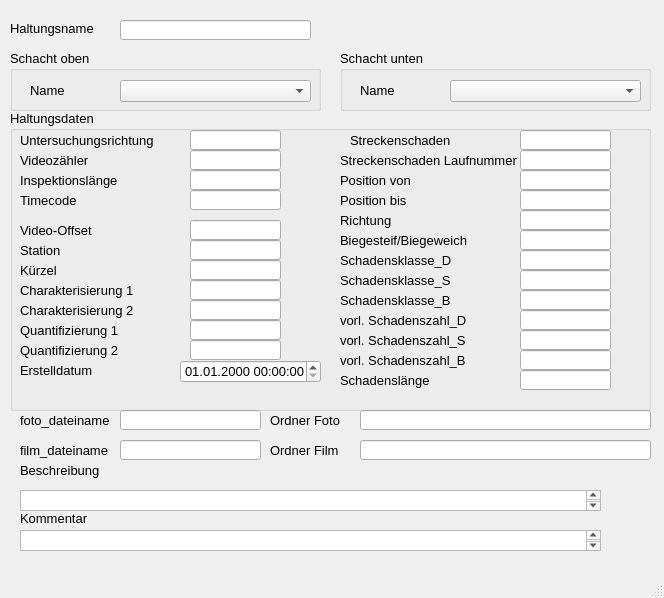
<?xml version="1.0" encoding="UTF-8"?>
<ui version="4.0">
 <class>MainWindow</class>
 <widget class="QMainWindow" name="MainWindow">
  <property name="geometry">
   <rect>
    <x>0</x>
    <y>0</y>
    <width>664</width>
    <height>598</height>
   </rect>
  </property>
  <property name="sizePolicy">
   <sizepolicy hsizetype="Preferred" vsizetype="Preferred">
    <horstretch>0</horstretch>
    <verstretch>0</verstretch>
   </sizepolicy>
  </property>
  <property name="minimumSize">
   <size>
    <width>664</width>
    <height>523</height>
   </size>
  </property>
  <property name="baseSize">
   <size>
    <width>0</width>
    <height>0</height>
   </size>
  </property>
  <property name="font">
   <font>
    <family>Tahoma</family>
    <pointsize>10</pointsize>
   </font>
  </property>
  <property name="windowTitle">
   <string>MainWindow</string>
  </property>
  <widget class="QWidget" name="centralwidget">
   <widget class="QLabel" name="label">
    <property name="geometry">
     <rect>
      <x>10</x>
      <y>20</y>
      <width>131</width>
      <height>16</height>
     </rect>
    </property>
    <property name="font">
     <font>
      <family>Tahoma</family>
      <pointsize>10</pointsize>
     </font>
    </property>
    <property name="text">
     <string>Haltungsname</string>
    </property>
   </widget>
   <widget class="QGroupBox" name="groupBox">
    <property name="geometry">
     <rect>
      <x>10</x>
      <y>50</y>
      <width>311</width>
      <height>61</height>
     </rect>
    </property>
    <property name="font">
     <font>
      <pointsize>10</pointsize>
     </font>
    </property>
    <property name="title">
     <string>Schacht oben</string>
    </property>
    <widget class="QLabel" name="label_3">
     <property name="geometry">
      <rect>
       <x>20</x>
       <y>30</y>
       <width>91</width>
       <height>21</height>
      </rect>
     </property>
     <property name="text">
      <string>Name</string>
     </property>
    </widget>
    <widget class="QComboBox" name="schoben">
     <property name="geometry">
      <rect>
       <x>110</x>
       <y>30</y>
       <width>191</width>
       <height>22</height>
      </rect>
     </property>
    </widget>
   </widget>
   <widget class="QGroupBox" name="groupBox_3">
    <property name="geometry">
     <rect>
      <x>340</x>
      <y>50</y>
      <width>311</width>
      <height>61</height>
     </rect>
    </property>
    <property name="font">
     <font>
      <pointsize>10</pointsize>
     </font>
    </property>
    <property name="title">
     <string>Schacht unten</string>
    </property>
    <widget class="QLabel" name="label_9">
     <property name="geometry">
      <rect>
       <x>20</x>
       <y>30</y>
       <width>71</width>
       <height>21</height>
      </rect>
     </property>
     <property name="text">
      <string>Name</string>
     </property>
    </widget>
    <widget class="QComboBox" name="schunten">
     <property name="geometry">
      <rect>
       <x>110</x>
       <y>30</y>
       <width>191</width>
       <height>22</height>
      </rect>
     </property>
    </widget>
   </widget>
   <widget class="QTextEdit" name="kommentar">
    <property name="geometry">
     <rect>
      <x>20</x>
      <y>530</y>
      <width>581</width>
      <height>21</height>
     </rect>
    </property>
    <property name="font">
     <font>
      <pointsize>10</pointsize>
     </font>
    </property>
   </widget>
   <widget class="QLabel" name="label_22">
    <property name="geometry">
     <rect>
      <x>20</x>
      <y>510</y>
      <width>81</width>
      <height>16</height>
     </rect>
    </property>
    <property name="font">
     <font>
      <pointsize>10</pointsize>
     </font>
    </property>
    <property name="text">
     <string>Kommentar</string>
    </property>
   </widget>
   <widget class="QLineEdit" name="untersuchhal">
    <property name="geometry">
     <rect>
      <x>120</x>
      <y>20</y>
      <width>191</width>
      <height>20</height>
     </rect>
    </property>
    <property name="font">
     <font>
      <pointsize>10</pointsize>
     </font>
    </property>
   </widget>
   <widget class="QGroupBox" name="groupBox_2">
    <property name="geometry">
     <rect>
      <x>10</x>
      <y>110</y>
      <width>641</width>
      <height>301</height>
     </rect>
    </property>
    <property name="font">
     <font>
      <pointsize>10</pointsize>
     </font>
    </property>
    <property name="title">
     <string>Haltungsdaten</string>
    </property>
    <widget class="QgsDateTimeEdit" name="createdat">
     <property name="geometry">
      <rect>
       <x>170</x>
       <y>250</y>
       <width>141</width>
       <height>23</height>
      </rect>
     </property>
     <property name="font">
      <font>
       <family>Tahoma</family>
       <pointsize>10</pointsize>
      </font>
     </property>
     <property name="currentSection">
      <enum>QDateTimeEdit::DaySection</enum>
     </property>
     <property name="displayFormat">
      <string>dd.MM.yyyy HH:mm:ss</string>
     </property>
    </widget>
    <widget class="QLineEdit" name="untersuchrichtung">
     <property name="geometry">
      <rect>
       <x>180</x>
       <y>20</y>
       <width>91</width>
       <height>20</height>
      </rect>
     </property>
     <property name="toolTip">
      <string>&lt;html&gt;&lt;head/&gt;&lt;body&gt;&lt;p&gt;&lt;span style=&quot; font-size:10pt;&quot;&gt;vorgegebene Haltungslänge, falls diese nicht automatisch berechnet werden soll&lt;/span&gt;&lt;/p&gt;&lt;/body&gt;&lt;/html&gt;</string>
     </property>
    </widget>
    <widget class="QLabel" name="label_71">
     <property name="geometry">
      <rect>
       <x>10</x>
       <y>250</y>
       <width>151</width>
       <height>21</height>
      </rect>
     </property>
     <property name="text">
      <string>Erstelldatum</string>
     </property>
    </widget>
    <widget class="QLabel" name="label_17">
     <property name="geometry">
      <rect>
       <x>10</x>
       <y>20</y>
       <width>151</width>
       <height>21</height>
      </rect>
     </property>
     <property name="text">
      <string>Untersuchungsrichtung</string>
     </property>
    </widget>
    <widget class="QLabel" name="label_19">
     <property name="geometry">
      <rect>
       <x>10</x>
       <y>40</y>
       <width>151</width>
       <height>21</height>
      </rect>
     </property>
     <property name="text">
      <string>Videozähler</string>
     </property>
    </widget>
    <widget class="QLabel" name="label_20">
     <property name="geometry">
      <rect>
       <x>10</x>
       <y>60</y>
       <width>151</width>
       <height>21</height>
      </rect>
     </property>
     <property name="text">
      <string>Inspektionslänge</string>
     </property>
    </widget>
    <widget class="QLabel" name="label_21">
     <property name="geometry">
      <rect>
       <x>10</x>
       <y>110</y>
       <width>151</width>
       <height>21</height>
      </rect>
     </property>
     <property name="text">
      <string>Video-Offset</string>
     </property>
    </widget>
    <widget class="QLabel" name="label_23">
     <property name="geometry">
      <rect>
       <x>10</x>
       <y>150</y>
       <width>151</width>
       <height>21</height>
      </rect>
     </property>
     <property name="text">
      <string>Kürzel</string>
     </property>
    </widget>
    <widget class="QLabel" name="label_24">
     <property name="geometry">
      <rect>
       <x>10</x>
       <y>170</y>
       <width>151</width>
       <height>21</height>
      </rect>
     </property>
     <property name="text">
      <string>Charakterisierung 1</string>
     </property>
    </widget>
    <widget class="QLabel" name="label_25">
     <property name="geometry">
      <rect>
       <x>10</x>
       <y>190</y>
       <width>151</width>
       <height>21</height>
      </rect>
     </property>
     <property name="text">
      <string>Charakterisierung 2</string>
     </property>
    </widget>
    <widget class="QLabel" name="label_26">
     <property name="geometry">
      <rect>
       <x>10</x>
       <y>210</y>
       <width>151</width>
       <height>21</height>
      </rect>
     </property>
     <property name="text">
      <string>Quantifizierung 1</string>
     </property>
    </widget>
    <widget class="QLabel" name="label_27">
     <property name="geometry">
      <rect>
       <x>10</x>
       <y>230</y>
       <width>151</width>
       <height>21</height>
      </rect>
     </property>
     <property name="text">
      <string>Quantifizierung 2</string>
     </property>
    </widget>
    <widget class="QLabel" name="label_28">
     <property name="geometry">
      <rect>
       <x>340</x>
       <y>20</y>
       <width>151</width>
       <height>21</height>
      </rect>
     </property>
     <property name="text">
      <string>Streckenschaden</string>
     </property>
    </widget>
    <widget class="QLabel" name="label_29">
     <property name="geometry">
      <rect>
       <x>330</x>
       <y>40</y>
       <width>211</width>
       <height>21</height>
      </rect>
     </property>
     <property name="text">
      <string>Streckenschaden Laufnummer</string>
     </property>
    </widget>
    <widget class="QLineEdit" name="videozaehler">
     <property name="geometry">
      <rect>
       <x>180</x>
       <y>40</y>
       <width>91</width>
       <height>20</height>
      </rect>
     </property>
     <property name="toolTip">
      <string>&lt;html&gt;&lt;head/&gt;&lt;body&gt;&lt;p&gt;&lt;span style=&quot; font-size:10pt;&quot;&gt;vorgegebene Haltungslänge, falls diese nicht automatisch berechnet werden soll&lt;/span&gt;&lt;/p&gt;&lt;/body&gt;&lt;/html&gt;</string>
     </property>
    </widget>
    <widget class="QLineEdit" name="inspektionslaenge">
     <property name="geometry">
      <rect>
       <x>180</x>
       <y>60</y>
       <width>91</width>
       <height>20</height>
      </rect>
     </property>
     <property name="toolTip">
      <string>&lt;html&gt;&lt;head/&gt;&lt;body&gt;&lt;p&gt;&lt;span style=&quot; font-size:10pt;&quot;&gt;vorgegebene Haltungslänge, falls diese nicht automatisch berechnet werden soll&lt;/span&gt;&lt;/p&gt;&lt;/body&gt;&lt;/html&gt;</string>
     </property>
    </widget>
    <widget class="QLineEdit" name="video_offset">
     <property name="geometry">
      <rect>
       <x>180</x>
       <y>110</y>
       <width>91</width>
       <height>20</height>
      </rect>
     </property>
     <property name="toolTip">
      <string>&lt;html&gt;&lt;head/&gt;&lt;body&gt;&lt;p&gt;&lt;span style=&quot; font-size:10pt;&quot;&gt;vorgegebene Haltungslänge, falls diese nicht automatisch berechnet werden soll&lt;/span&gt;&lt;/p&gt;&lt;/body&gt;&lt;/html&gt;</string>
     </property>
    </widget>
    <widget class="QLineEdit" name="kuerzel">
     <property name="geometry">
      <rect>
       <x>180</x>
       <y>150</y>
       <width>91</width>
       <height>20</height>
      </rect>
     </property>
     <property name="toolTip">
      <string>&lt;html&gt;&lt;head/&gt;&lt;body&gt;&lt;p&gt;&lt;span style=&quot; font-size:10pt;&quot;&gt;vorgegebene Haltungslänge, falls diese nicht automatisch berechnet werden soll&lt;/span&gt;&lt;/p&gt;&lt;/body&gt;&lt;/html&gt;</string>
     </property>
    </widget>
    <widget class="QLineEdit" name="charakt1">
     <property name="geometry">
      <rect>
       <x>180</x>
       <y>170</y>
       <width>91</width>
       <height>20</height>
      </rect>
     </property>
     <property name="toolTip">
      <string>&lt;html&gt;&lt;head/&gt;&lt;body&gt;&lt;p&gt;&lt;span style=&quot; font-size:10pt;&quot;&gt;vorgegebene Haltungslänge, falls diese nicht automatisch berechnet werden soll&lt;/span&gt;&lt;/p&gt;&lt;/body&gt;&lt;/html&gt;</string>
     </property>
    </widget>
    <widget class="QLineEdit" name="charakt2">
     <property name="geometry">
      <rect>
       <x>180</x>
       <y>190</y>
       <width>91</width>
       <height>20</height>
      </rect>
     </property>
     <property name="toolTip">
      <string>&lt;html&gt;&lt;head/&gt;&lt;body&gt;&lt;p&gt;&lt;span style=&quot; font-size:10pt;&quot;&gt;vorgegebene Haltungslänge, falls diese nicht automatisch berechnet werden soll&lt;/span&gt;&lt;/p&gt;&lt;/body&gt;&lt;/html&gt;</string>
     </property>
    </widget>
    <widget class="QLineEdit" name="quantnr1">
     <property name="geometry">
      <rect>
       <x>180</x>
       <y>210</y>
       <width>91</width>
       <height>20</height>
      </rect>
     </property>
     <property name="toolTip">
      <string>&lt;html&gt;&lt;head/&gt;&lt;body&gt;&lt;p&gt;&lt;span style=&quot; font-size:10pt;&quot;&gt;vorgegebene Haltungslänge, falls diese nicht automatisch berechnet werden soll&lt;/span&gt;&lt;/p&gt;&lt;/body&gt;&lt;/html&gt;</string>
     </property>
    </widget>
    <widget class="QLineEdit" name="quantnr2">
     <property name="geometry">
      <rect>
       <x>180</x>
       <y>230</y>
       <width>91</width>
       <height>20</height>
      </rect>
     </property>
     <property name="toolTip">
      <string>&lt;html&gt;&lt;head/&gt;&lt;body&gt;&lt;p&gt;&lt;span style=&quot; font-size:10pt;&quot;&gt;vorgegebene Haltungslänge, falls diese nicht automatisch berechnet werden soll&lt;/span&gt;&lt;/p&gt;&lt;/body&gt;&lt;/html&gt;</string>
     </property>
    </widget>
    <widget class="QLineEdit" name="streckenschaden">
     <property name="geometry">
      <rect>
       <x>510</x>
       <y>20</y>
       <width>91</width>
       <height>20</height>
      </rect>
     </property>
     <property name="toolTip">
      <string>&lt;html&gt;&lt;head/&gt;&lt;body&gt;&lt;p&gt;&lt;span style=&quot; font-size:10pt;&quot;&gt;vorgegebene Haltungslänge, falls diese nicht automatisch berechnet werden soll&lt;/span&gt;&lt;/p&gt;&lt;/body&gt;&lt;/html&gt;</string>
     </property>
    </widget>
    <widget class="QLineEdit" name="streckenschaden_lfdnr">
     <property name="geometry">
      <rect>
       <x>510</x>
       <y>40</y>
       <width>91</width>
       <height>20</height>
      </rect>
     </property>
     <property name="toolTip">
      <string>&lt;html&gt;&lt;head/&gt;&lt;body&gt;&lt;p&gt;&lt;span style=&quot; font-size:10pt;&quot;&gt;vorgegebene Haltungslänge, falls diese nicht automatisch berechnet werden soll&lt;/span&gt;&lt;/p&gt;&lt;/body&gt;&lt;/html&gt;</string>
     </property>
    </widget>
    <widget class="QLabel" name="label_18">
     <property name="geometry">
      <rect>
       <x>330</x>
       <y>60</y>
       <width>151</width>
       <height>21</height>
      </rect>
     </property>
     <property name="text">
      <string>Position von</string>
     </property>
    </widget>
    <widget class="QLabel" name="label_30">
     <property name="geometry">
      <rect>
       <x>330</x>
       <y>80</y>
       <width>151</width>
       <height>21</height>
      </rect>
     </property>
     <property name="text">
      <string>Position bis</string>
     </property>
    </widget>
    <widget class="QLabel" name="label_51">
     <property name="geometry">
      <rect>
       <x>330</x>
       <y>100</y>
       <width>151</width>
       <height>21</height>
      </rect>
     </property>
     <property name="text">
      <string>Richtung</string>
     </property>
    </widget>
    <widget class="QLabel" name="label_53">
     <property name="geometry">
      <rect>
       <x>330</x>
       <y>120</y>
       <width>151</width>
       <height>21</height>
      </rect>
     </property>
     <property name="text">
      <string>Biegesteif/Biegeweich</string>
     </property>
    </widget>
    <widget class="QLabel" name="label_54">
     <property name="geometry">
      <rect>
       <x>330</x>
       <y>140</y>
       <width>151</width>
       <height>21</height>
      </rect>
     </property>
     <property name="text">
      <string>Schadensklasse_D</string>
     </property>
    </widget>
    <widget class="QLabel" name="label_55">
     <property name="geometry">
      <rect>
       <x>330</x>
       <y>160</y>
       <width>151</width>
       <height>21</height>
      </rect>
     </property>
     <property name="text">
      <string>Schadensklasse_S</string>
     </property>
    </widget>
    <widget class="QLabel" name="label_56">
     <property name="geometry">
      <rect>
       <x>330</x>
       <y>180</y>
       <width>151</width>
       <height>21</height>
      </rect>
     </property>
     <property name="text">
      <string>Schadensklasse_B</string>
     </property>
    </widget>
    <widget class="QLineEdit" name="pos_von">
     <property name="geometry">
      <rect>
       <x>510</x>
       <y>60</y>
       <width>91</width>
       <height>20</height>
      </rect>
     </property>
     <property name="toolTip">
      <string>&lt;html&gt;&lt;head/&gt;&lt;body&gt;&lt;p&gt;&lt;span style=&quot; font-size:10pt;&quot;&gt;vorgegebene Haltungslänge, falls diese nicht automatisch berechnet werden soll&lt;/span&gt;&lt;/p&gt;&lt;/body&gt;&lt;/html&gt;</string>
     </property>
    </widget>
    <widget class="QLineEdit" name="pos_bis">
     <property name="geometry">
      <rect>
       <x>510</x>
       <y>80</y>
       <width>91</width>
       <height>20</height>
      </rect>
     </property>
     <property name="toolTip">
      <string>&lt;html&gt;&lt;head/&gt;&lt;body&gt;&lt;p&gt;&lt;span style=&quot; font-size:10pt;&quot;&gt;vorgegebene Haltungslänge, falls diese nicht automatisch berechnet werden soll&lt;/span&gt;&lt;/p&gt;&lt;/body&gt;&lt;/html&gt;</string>
     </property>
    </widget>
    <widget class="QLineEdit" name="richtung">
     <property name="geometry">
      <rect>
       <x>510</x>
       <y>100</y>
       <width>91</width>
       <height>20</height>
      </rect>
     </property>
     <property name="toolTip">
      <string>&lt;html&gt;&lt;head/&gt;&lt;body&gt;&lt;p&gt;&lt;span style=&quot; font-size:10pt;&quot;&gt;vorgegebene Haltungslänge, falls diese nicht automatisch berechnet werden soll&lt;/span&gt;&lt;/p&gt;&lt;/body&gt;&lt;/html&gt;</string>
     </property>
    </widget>
    <widget class="QLineEdit" name="bw_bs">
     <property name="geometry">
      <rect>
       <x>510</x>
       <y>120</y>
       <width>91</width>
       <height>20</height>
      </rect>
     </property>
     <property name="toolTip">
      <string>&lt;html&gt;&lt;head/&gt;&lt;body&gt;&lt;p&gt;&lt;span style=&quot; font-size:10pt;&quot;&gt;vorgegebene Haltungslänge, falls diese nicht automatisch berechnet werden soll&lt;/span&gt;&lt;/p&gt;&lt;/body&gt;&lt;/html&gt;</string>
     </property>
    </widget>
    <widget class="QLineEdit" name="Schadensklasse_D">
     <property name="geometry">
      <rect>
       <x>510</x>
       <y>140</y>
       <width>91</width>
       <height>20</height>
      </rect>
     </property>
     <property name="toolTip">
      <string>&lt;html&gt;&lt;head/&gt;&lt;body&gt;&lt;p&gt;&lt;span style=&quot; font-size:10pt;&quot;&gt;vorgegebene Haltungslänge, falls diese nicht automatisch berechnet werden soll&lt;/span&gt;&lt;/p&gt;&lt;/body&gt;&lt;/html&gt;</string>
     </property>
    </widget>
    <widget class="QLineEdit" name="Schadensklasse_S">
     <property name="geometry">
      <rect>
       <x>510</x>
       <y>160</y>
       <width>91</width>
       <height>20</height>
      </rect>
     </property>
     <property name="toolTip">
      <string>&lt;html&gt;&lt;head/&gt;&lt;body&gt;&lt;p&gt;&lt;span style=&quot; font-size:10pt;&quot;&gt;vorgegebene Haltungslänge, falls diese nicht automatisch berechnet werden soll&lt;/span&gt;&lt;/p&gt;&lt;/body&gt;&lt;/html&gt;</string>
     </property>
    </widget>
    <widget class="QLineEdit" name="Schadensklasse_B">
     <property name="geometry">
      <rect>
       <x>510</x>
       <y>180</y>
       <width>91</width>
       <height>20</height>
      </rect>
     </property>
     <property name="toolTip">
      <string>&lt;html&gt;&lt;head/&gt;&lt;body&gt;&lt;p&gt;&lt;span style=&quot; font-size:10pt;&quot;&gt;vorgegebene Haltungslänge, falls diese nicht automatisch berechnet werden soll&lt;/span&gt;&lt;/p&gt;&lt;/body&gt;&lt;/html&gt;</string>
     </property>
    </widget>
    <widget class="QLineEdit" name="station">
     <property name="geometry">
      <rect>
       <x>180</x>
       <y>130</y>
       <width>91</width>
       <height>20</height>
      </rect>
     </property>
     <property name="toolTip">
      <string>&lt;html&gt;&lt;head/&gt;&lt;body&gt;&lt;p&gt;&lt;span style=&quot; font-size:10pt;&quot;&gt;vorgegebene Haltungslänge, falls diese nicht automatisch berechnet werden soll&lt;/span&gt;&lt;/p&gt;&lt;/body&gt;&lt;/html&gt;</string>
     </property>
    </widget>
    <widget class="QLabel" name="label_34">
     <property name="geometry">
      <rect>
       <x>10</x>
       <y>130</y>
       <width>151</width>
       <height>21</height>
      </rect>
     </property>
     <property name="text">
      <string>Station</string>
     </property>
    </widget>
    <widget class="QLineEdit" name="timecode">
     <property name="geometry">
      <rect>
       <x>180</x>
       <y>80</y>
       <width>91</width>
       <height>20</height>
      </rect>
     </property>
     <property name="toolTip">
      <string>&lt;html&gt;&lt;head/&gt;&lt;body&gt;&lt;p&gt;&lt;span style=&quot; font-size:10pt;&quot;&gt;vorgegebene Haltungslänge, falls diese nicht automatisch berechnet werden soll&lt;/span&gt;&lt;/p&gt;&lt;/body&gt;&lt;/html&gt;</string>
     </property>
    </widget>
    <widget class="QLabel" name="label_35">
     <property name="geometry">
      <rect>
       <x>10</x>
       <y>80</y>
       <width>151</width>
       <height>21</height>
      </rect>
     </property>
     <property name="text">
      <string>Timecode</string>
     </property>
    </widget>
    <widget class="QLabel" name="label_57">
     <property name="geometry">
      <rect>
       <x>330</x>
       <y>240</y>
       <width>151</width>
       <height>21</height>
      </rect>
     </property>
     <property name="text">
      <string>vorl. Schadenszahl_B</string>
     </property>
    </widget>
    <widget class="QLineEdit" name="vorlaufige_Schadenszahl_S">
     <property name="geometry">
      <rect>
       <x>510</x>
       <y>220</y>
       <width>91</width>
       <height>20</height>
      </rect>
     </property>
     <property name="toolTip">
      <string>&lt;html&gt;&lt;head/&gt;&lt;body&gt;&lt;p&gt;&lt;span style=&quot; font-size:10pt;&quot;&gt;vorgegebene Haltungslänge, falls diese nicht automatisch berechnet werden soll&lt;/span&gt;&lt;/p&gt;&lt;/body&gt;&lt;/html&gt;</string>
     </property>
    </widget>
    <widget class="QLabel" name="label_58">
     <property name="geometry">
      <rect>
       <x>330</x>
       <y>220</y>
       <width>151</width>
       <height>21</height>
      </rect>
     </property>
     <property name="text">
      <string>vorl. Schadenszahl_S</string>
     </property>
    </widget>
    <widget class="QLineEdit" name="vorlaufige_Schadenszahl_B">
     <property name="geometry">
      <rect>
       <x>510</x>
       <y>240</y>
       <width>91</width>
       <height>20</height>
      </rect>
     </property>
     <property name="toolTip">
      <string>&lt;html&gt;&lt;head/&gt;&lt;body&gt;&lt;p&gt;&lt;span style=&quot; font-size:10pt;&quot;&gt;vorgegebene Haltungslänge, falls diese nicht automatisch berechnet werden soll&lt;/span&gt;&lt;/p&gt;&lt;/body&gt;&lt;/html&gt;</string>
     </property>
    </widget>
    <widget class="QLabel" name="label_59">
     <property name="geometry">
      <rect>
       <x>330</x>
       <y>200</y>
       <width>151</width>
       <height>21</height>
      </rect>
     </property>
     <property name="text">
      <string>vorl. Schadenszahl_D</string>
     </property>
    </widget>
    <widget class="QLineEdit" name="vorlaufige_Schadenszahl_D">
     <property name="geometry">
      <rect>
       <x>510</x>
       <y>200</y>
       <width>91</width>
       <height>20</height>
      </rect>
     </property>
     <property name="toolTip">
      <string>&lt;html&gt;&lt;head/&gt;&lt;body&gt;&lt;p&gt;&lt;span style=&quot; font-size:10pt;&quot;&gt;vorgegebene Haltungslänge, falls diese nicht automatisch berechnet werden soll&lt;/span&gt;&lt;/p&gt;&lt;/body&gt;&lt;/html&gt;</string>
     </property>
    </widget>
    <widget class="QLineEdit" name="Schadenslaenge">
     <property name="geometry">
      <rect>
       <x>510</x>
       <y>260</y>
       <width>91</width>
       <height>20</height>
      </rect>
     </property>
     <property name="toolTip">
      <string>&lt;html&gt;&lt;head/&gt;&lt;body&gt;&lt;p&gt;&lt;span style=&quot; font-size:10pt;&quot;&gt;vorgegebene Haltungslänge, falls diese nicht automatisch berechnet werden soll&lt;/span&gt;&lt;/p&gt;&lt;/body&gt;&lt;/html&gt;</string>
     </property>
    </widget>
    <widget class="QLabel" name="label_60">
     <property name="geometry">
      <rect>
       <x>330</x>
       <y>260</y>
       <width>151</width>
       <height>21</height>
      </rect>
     </property>
     <property name="text">
      <string>Schadenslänge</string>
     </property>
    </widget>
   </widget>
   <widget class="QLabel" name="label_31">
    <property name="geometry">
     <rect>
      <x>20</x>
      <y>410</y>
      <width>151</width>
      <height>21</height>
     </rect>
    </property>
    <property name="text">
     <string>foto_dateiname</string>
    </property>
   </widget>
   <widget class="QLabel" name="label_32">
    <property name="geometry">
     <rect>
      <x>20</x>
      <y>440</y>
      <width>151</width>
      <height>21</height>
     </rect>
    </property>
    <property name="text">
     <string>film_dateiname</string>
    </property>
   </widget>
   <widget class="QLabel" name="label_50">
    <property name="geometry">
     <rect>
      <x>270</x>
      <y>440</y>
      <width>151</width>
      <height>21</height>
     </rect>
    </property>
    <property name="text">
     <string>Ordner Film</string>
    </property>
   </widget>
   <widget class="QLabel" name="label_33">
    <property name="geometry">
     <rect>
      <x>270</x>
      <y>410</y>
      <width>151</width>
      <height>21</height>
     </rect>
    </property>
    <property name="text">
     <string>Ordner Foto</string>
    </property>
   </widget>
   <widget class="QLabel" name="label_52">
    <property name="geometry">
     <rect>
      <x>20</x>
      <y>460</y>
      <width>151</width>
      <height>21</height>
     </rect>
    </property>
    <property name="text">
     <string>Beschreibung</string>
    </property>
   </widget>
   <widget class="QTextEdit" name="Beschreibung">
    <property name="geometry">
     <rect>
      <x>20</x>
      <y>490</y>
      <width>581</width>
      <height>21</height>
     </rect>
    </property>
    <property name="font">
     <font>
      <pointsize>10</pointsize>
     </font>
    </property>
   </widget>
   <widget class="QLineEdit" name="foto_dateiname">
    <property name="geometry">
     <rect>
      <x>120</x>
      <y>410</y>
      <width>141</width>
      <height>20</height>
     </rect>
    </property>
    <property name="toolTip">
     <string>&lt;html&gt;&lt;head/&gt;&lt;body&gt;&lt;p&gt;&lt;span style=&quot; font-size:10pt;&quot;&gt;vorgegebene Haltungslänge, falls diese nicht automatisch berechnet werden soll&lt;/span&gt;&lt;/p&gt;&lt;/body&gt;&lt;/html&gt;</string>
    </property>
   </widget>
   <widget class="QLineEdit" name="film_dateiname">
    <property name="geometry">
     <rect>
      <x>120</x>
      <y>440</y>
      <width>141</width>
      <height>20</height>
     </rect>
    </property>
    <property name="toolTip">
     <string>&lt;html&gt;&lt;head/&gt;&lt;body&gt;&lt;p&gt;&lt;span style=&quot; font-size:10pt;&quot;&gt;vorgegebene Haltungslänge, falls diese nicht automatisch berechnet werden soll&lt;/span&gt;&lt;/p&gt;&lt;/body&gt;&lt;/html&gt;</string>
    </property>
   </widget>
   <widget class="QLineEdit" name="ordner_bild">
    <property name="geometry">
     <rect>
      <x>360</x>
      <y>410</y>
      <width>291</width>
      <height>20</height>
     </rect>
    </property>
    <property name="toolTip">
     <string>&lt;html&gt;&lt;head/&gt;&lt;body&gt;&lt;p&gt;&lt;span style=&quot; font-size:10pt;&quot;&gt;vorgegebene Haltungslänge, falls diese nicht automatisch berechnet werden soll&lt;/span&gt;&lt;/p&gt;&lt;/body&gt;&lt;/html&gt;</string>
    </property>
   </widget>
   <widget class="QLineEdit" name="ordner_video">
    <property name="geometry">
     <rect>
      <x>360</x>
      <y>440</y>
      <width>291</width>
      <height>20</height>
     </rect>
    </property>
    <property name="toolTip">
     <string>&lt;html&gt;&lt;head/&gt;&lt;body&gt;&lt;p&gt;&lt;span style=&quot; font-size:10pt;&quot;&gt;vorgegebene Haltungslänge, falls diese nicht automatisch berechnet werden soll&lt;/span&gt;&lt;/p&gt;&lt;/body&gt;&lt;/html&gt;</string>
    </property>
   </widget>
  </widget>
  <widget class="QMenuBar" name="menubar">
   <property name="geometry">
    <rect>
     <x>0</x>
     <y>0</y>
     <width>664</width>
     <height>21</height>
    </rect>
   </property>
  </widget>
  <widget class="QStatusBar" name="statusbar"/>
 </widget>
 <customwidgets>
  <customwidget>
   <class>QgsDateTimeEdit</class>
   <extends>QDateTimeEdit</extends>
   <header>qgsdatetimeedit.h</header>
  </customwidget>
 </customwidgets>
 <tabstops>
  <tabstop>untersuchhal</tabstop>
  <tabstop>schoben</tabstop>
  <tabstop>schunten</tabstop>
  <tabstop>untersuchrichtung</tabstop>
  <tabstop>createdat</tabstop>
  <tabstop>kommentar</tabstop>
 </tabstops>
 <resources/>
 <connections/>
</ui>
